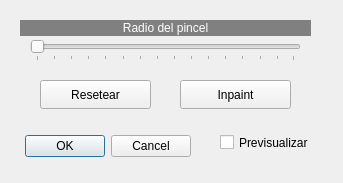
<?xml version="1.0" encoding="UTF-8"?>
<ui version="4.0">
 <class>Inpaint</class>
 <widget class="QDialog" name="Inpaint">
  <property name="windowModality">
   <enum>Qt::WindowModality::WindowModal</enum>
  </property>
  <property name="geometry">
   <rect>
    <x>0</x>
    <y>0</y>
    <width>343</width>
    <height>183</height>
   </rect>
  </property>
  <property name="windowTitle">
   <string>InPaint</string>
  </property>
  <widget class="QDialogButtonBox" name="buttonBox">
   <property name="geometry">
    <rect>
     <x>20</x>
     <y>130</y>
     <width>171</width>
     <height>32</height>
    </rect>
   </property>
   <property name="orientation">
    <enum>Qt::Orientation::Horizontal</enum>
   </property>
   <property name="standardButtons">
    <set>QDialogButtonBox::StandardButton::Cancel|QDialogButtonBox::StandardButton::Ok</set>
   </property>
  </widget>
  <widget class="QSlider" name="horizontalSlider">
   <property name="geometry">
    <rect>
     <x>30</x>
     <y>40</y>
     <width>271</width>
     <height>21</height>
    </rect>
   </property>
   <property name="minimum">
    <number>1</number>
   </property>
   <property name="maximum">
    <number>300</number>
   </property>
   <property name="singleStep">
    <number>20</number>
   </property>
   <property name="pageStep">
    <number>16</number>
   </property>
   <property name="orientation">
    <enum>Qt::Orientation::Horizontal</enum>
   </property>
   <property name="tickPosition">
    <enum>QSlider::TickPosition::TicksBelow</enum>
   </property>
   <property name="tickInterval">
    <number>20</number>
   </property>
  </widget>
  <widget class="QLabel" name="label">
   <property name="geometry">
    <rect>
     <x>20</x>
     <y>20</y>
     <width>291</width>
     <height>16</height>
    </rect>
   </property>
   <property name="styleSheet">
    <string notr="true">background-color: rgb(128, 128, 128);
color: rgb(255, 255, 255);</string>
   </property>
   <property name="text">
    <string>Radio del pincel</string>
   </property>
   <property name="alignment">
    <set>Qt::AlignmentFlag::AlignCenter</set>
   </property>
  </widget>
  <widget class="QCheckBox" name="checkBox">
   <property name="geometry">
    <rect>
     <x>220</x>
     <y>130</y>
     <width>111</width>
     <height>25</height>
    </rect>
   </property>
   <property name="text">
    <string>Previsualizar</string>
   </property>
  </widget>
  <widget class="QPushButton" name="pushButton">
   <property name="geometry">
    <rect>
     <x>40</x>
     <y>80</y>
     <width>111</width>
     <height>29</height>
    </rect>
   </property>
   <property name="text">
    <string>Resetear</string>
   </property>
  </widget>
  <widget class="QPushButton" name="pushButton_2">
   <property name="geometry">
    <rect>
     <x>180</x>
     <y>80</y>
     <width>111</width>
     <height>29</height>
    </rect>
   </property>
   <property name="text">
    <string>Inpaint</string>
   </property>
  </widget>
 </widget>
 <resources/>
 <connections>
  <connection>
   <sender>buttonBox</sender>
   <signal>accepted()</signal>
   <receiver>Inpaint</receiver>
   <slot>accept()</slot>
   <hints>
    <hint type="sourcelabel">
     <x>248</x>
     <y>254</y>
    </hint>
    <hint type="destinationlabel">
     <x>157</x>
     <y>274</y>
    </hint>
   </hints>
  </connection>
  <connection>
   <sender>buttonBox</sender>
   <signal>rejected()</signal>
   <receiver>Inpaint</receiver>
   <slot>reject()</slot>
   <hints>
    <hint type="sourcelabel">
     <x>316</x>
     <y>260</y>
    </hint>
    <hint type="destinationlabel">
     <x>286</x>
     <y>274</y>
    </hint>
   </hints>
  </connection>
 </connections>
</ui>
